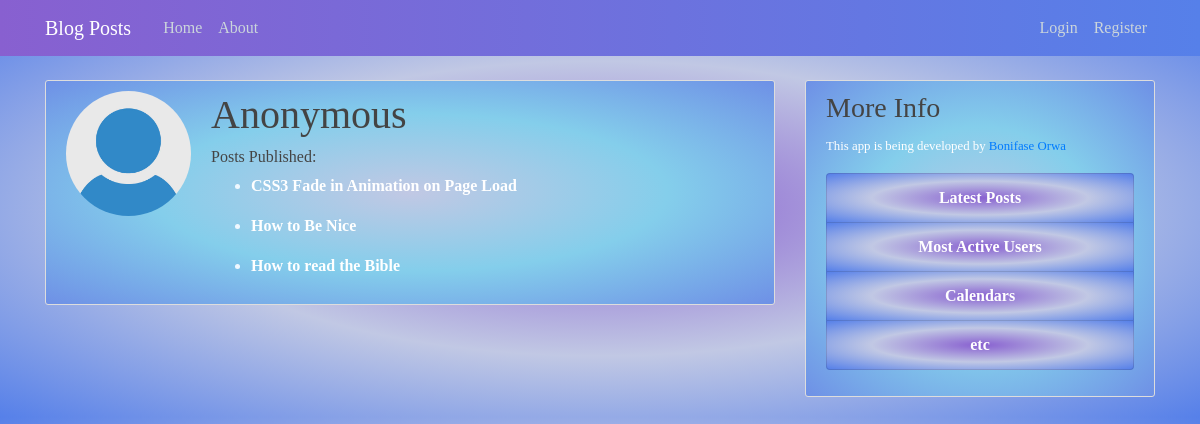
The page /user/Anonymous on the database its author committed.
### blogpost/models/models.py (models this page shows, shortened)
class User(db.Model, UserMixin):
    id = db.Column(db.Integer, primary_key=True)
    username = db.Column(db.String(20), unique=True, nullable=False)
    email = db.Column(db.String(120), unique=True, nullable=False)
    image_file = db.Column(
        db.String(20), nullable=False, default='default.jpg')
    password = db.Column(db.String(60), nullable=False)
    posts = db.relationship('Post', backref='author', lazy=True)
    liked = db.relationship(
        'PostLike',
        foreign_keys='PostLike.user_id',
        backref='user', lazy='dynamic')

class Post(db.Model):
    id = db.Column(db.Integer, primary_key=True)
    title = db.Column(db.String(100), nullable=False)
    date_posted = db.Column(
        db.DateTime, nullable=False, default=datetime.utcnow)
    content = db.Column(db.Text, nullable=False)
    user_id = db.Column(db.Integer, db.ForeignKey('user.id'), nullable=False)
    likes = db.relationship('PostLike', backref='post', lazy='dynamic')

### blogpost/routes.py (the view)
@app.route("/user/<username>", methods=['GET'])
def user(username):
    user = User.query.filter_by(username=username).first()
    print("This is user", user.image_file)
    return render_template('user.html', user=user)

### blogpost/templates/user.html
{% extends "layout.html" %}
{% block content %}
        <article class="media content-section">
            <div class="media">
                <img class="rounded-circle account-img"
                src="{{ url_for(
                    'static', filename='profile_pics/' + user.image_file) }}" alt={{ user.username }}>
                <div class="media-body">
                <h6 class="account-heading">{{ user.username }}</h6>
                <h6>Posts Published:</h6>
                {% for post in user.posts %}
                <ul>
                    <li>
                        <a class="post-link" href="{{ url_for('post', post_id=post.id) }}"> {{ post.title }}</a>
                    </li>
                </ul>
                {% endfor %}
                </div>
        </article>
{% endblock content %}

### blogpost/static/main.css (style rules this page uses)
body { background: radial-gradient(#8860d0, #c1c8e4, #5680e9); color: #333333; margin-top: 5rem; font-family: Monotype Corsiva; }
h1, h2, h3, h4, h5, h6 { color: #444444; }
.content-section { background: radial-gradient(#c1c8e4, #84ceeb, #6e90e6); color: aliceblue; padding: 10px 20px; border: 1px solid #dddddd; border-radius: 3px; margin-bottom: 20px; }
.account-img { height: 125px; width: 125px; margin-right: 20px; margin-bottom: 16px; }
.account-heading { font-size: 2.5rem; }
a.post-link, a.post-link:visited { font-size: 1em; font-weight: bold; text-decoration: none; color: white; }

### rows shown on the page
User: image_file (placeholder picture), username "Anonymous"
Post: title "CSS3 Fade in Animation on Page Load"
Post: title "How to Be Nice"
Post: title "How to read the Bible"
